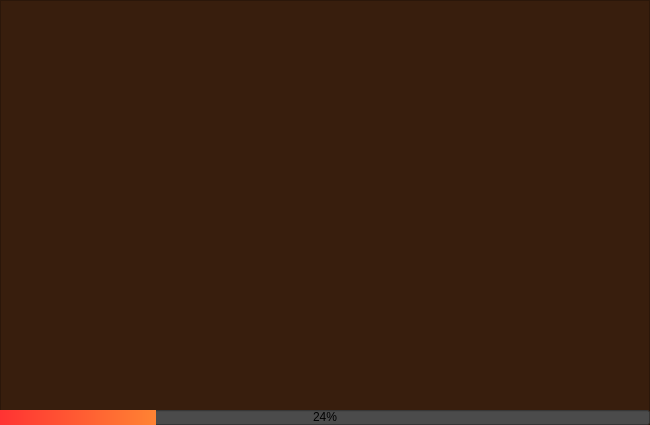
<?xml version="1.0" encoding="UTF-8"?>
<ui version="4.0">
 <class>MainWindow</class>
 <widget class="QMainWindow" name="MainWindow">
  <property name="geometry">
   <rect>
    <x>0</x>
    <y>0</y>
    <width>650</width>
    <height>425</height>
   </rect>
  </property>
  <property name="windowTitle">
   <string>MainWindow</string>
  </property>
  <widget class="QWidget" name="centralwidget">
   <layout class="QHBoxLayout" name="horizontalLayout">
    <property name="leftMargin">
     <number>0</number>
    </property>
    <property name="topMargin">
     <number>0</number>
    </property>
    <property name="rightMargin">
     <number>0</number>
    </property>
    <property name="bottomMargin">
     <number>0</number>
    </property>
    <item>
     <widget class="QFrame" name="frame">
      <property name="styleSheet">
       <string notr="true">*{
	background: #381e0d;
}</string>
      </property>
      <property name="frameShape">
       <enum>QFrame::StyledPanel</enum>
      </property>
      <property name="frameShadow">
       <enum>QFrame::Raised</enum>
      </property>
      <widget class="QLabel" name="label">
       <property name="geometry">
        <rect>
         <x>170</x>
         <y>120</y>
         <width>310</width>
         <height>160</height>
        </rect>
       </property>
       <property name="text">
        <string/>
       </property>
       <property name="pixmap">
        <pixmap resource="../ressources/logo.qrc">:/logo/Avast_of_the_bled-removebg-preview.png</pixmap>
       </property>
      </widget>
      <widget class="QProgressBar" name="progressBar">
       <property name="geometry">
        <rect>
         <x>0</x>
         <y>410</y>
         <width>650</width>
         <height>15</height>
        </rect>
       </property>
       <property name="styleSheet">
        <string notr="true">*{
	background-color: rgb(75, 75, 75);
}

*:chunk {
	background-color: qlineargradient(spread:pad, x1:0, y1:1, x2:1, y2:1, stop:0 rgba(255, 51, 51, 255), stop:1 rgba(255, 131, 51, 255));
}</string>
       </property>
       <property name="value">
        <number>24</number>
       </property>
       <property name="alignment">
        <set>Qt::AlignCenter</set>
       </property>
      </widget>
     </widget>
    </item>
   </layout>
  </widget>
 </widget>
 <resources>
  <include location="../ressources/logo.qrc"/>
 </resources>
 <connections/>
</ui>
